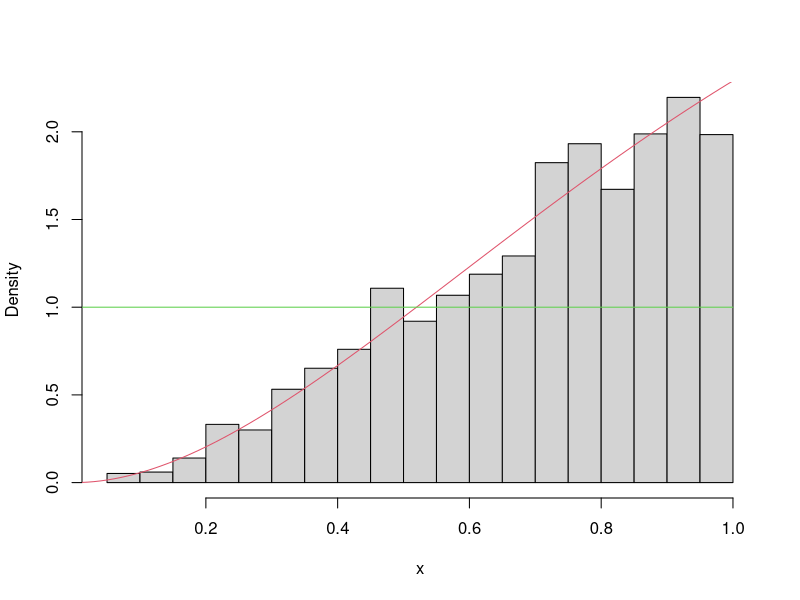
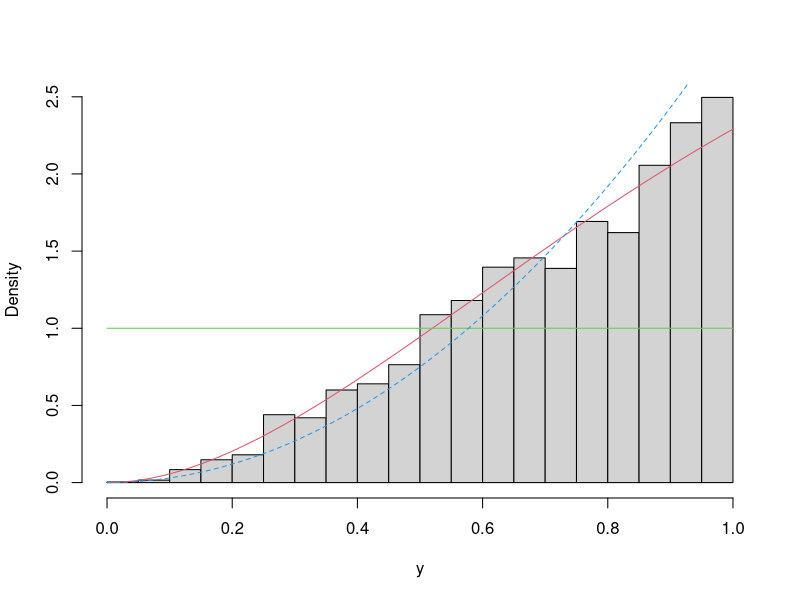
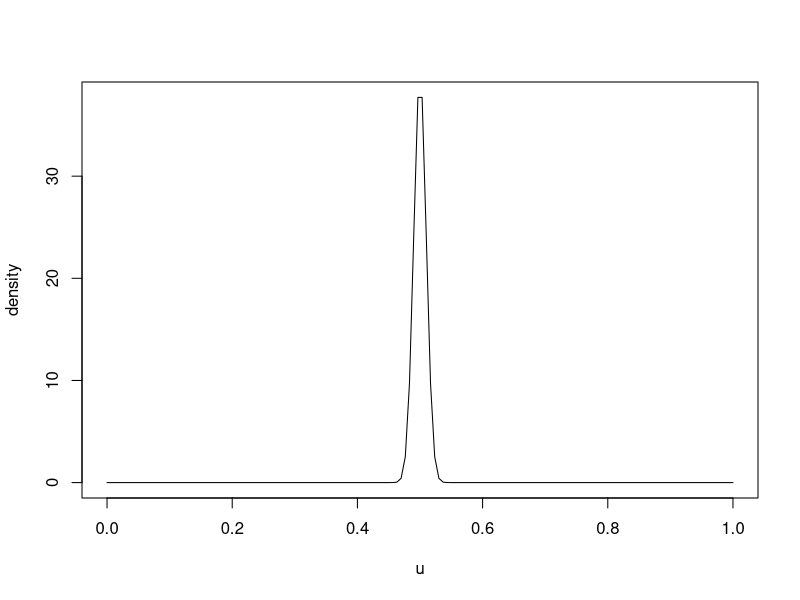
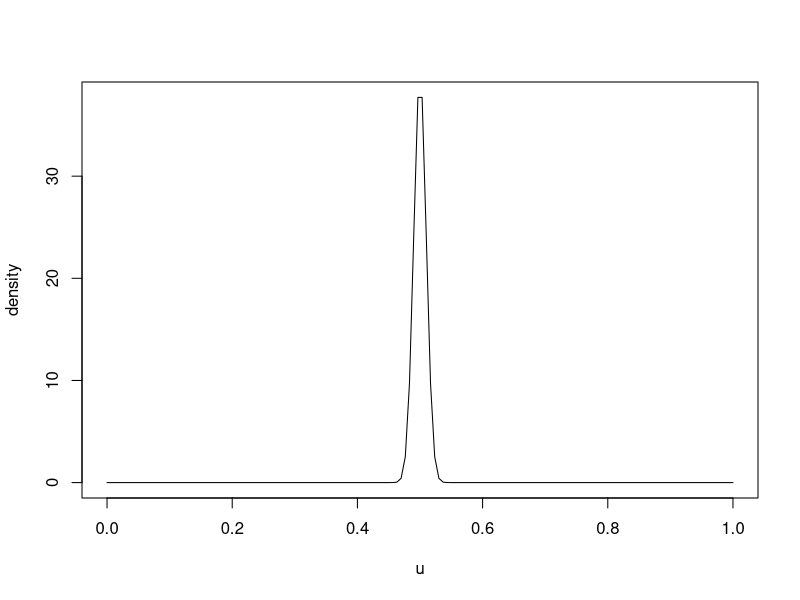
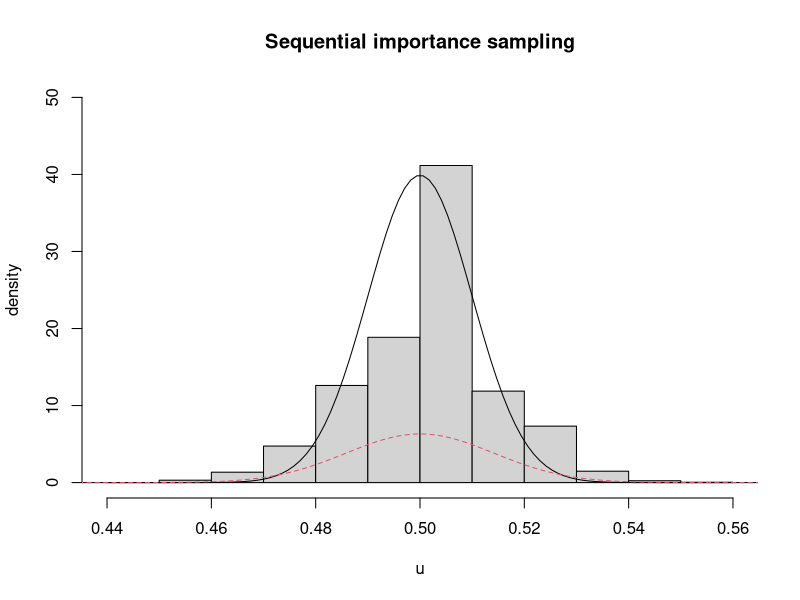

These charts were generated, in order, by the following R code:

# 1 -----------------------------------------------------------------------

# F(x) propto x^2e^-x, 0<=x<=1. 
# Rejection sampling.
# Maximum at x = 1 of e^-1 ≈ 2.7 


# a)
samp <- function(N){
  out = c()
  K = exp(-1)
  while(length(out) < N){
    x = runif(N) # Sampling distribution
    y = runif(N,0,K) 
    index = (y < x^2*exp(-x)) # Accept?
    out=c(out,x[index])
  }
  return(out);
}

out=samp(5000)


# Now implemented through importance sampling.
N = 5000
x = runif(N) # Sample distribution
w = x^2*exp(-x) # Compute weights
w = w/sum(w) # Normalize the weights.

# b)
# Compare density estimates and estimates of the distributional means 
# between importance and rejection sampling.

# Can obtain unweighted samples by sampling repeatedly from the empirical distribution (w,theta)
x.noweight=sample(x, 5000, replace=T, prob=w)
hist(x.noweight,probability=T,xlab="x",ylab="Density",main="")
xx=seq(0,1,length=100)
lines(xx,dgamma(xx,3,1)/pgamma(1,3,1),col=2)
lines(c(0,1),c(1,1),col=3)

cat("Rejection sampling mean:",mean(out),"\n")
cat("Importance sampling mean:",sum(w*x),"\n")
cat("Importance sampling mean (unweighted):",mean(x.noweight),"\n")


# 1c ----------------------------------------------------------------------
# Sample from f(x) using a different importance sampling distribution, 
# and compare the efficiency of this to the samples obtained in (a) through the effective sample size. 
# Which sampling distribution was more efficient, and why?
# Use another sampling distribution. Compare with a) 
a=3
b=1
y = rbeta(5000,a,b) # Another sampling distribution.
w2 = y^2*exp(-y)/dbeta(y,a,b)
w2 = w2/sum(w2)
y.noweight = sample(y, 5000, replace=T, prob = w2)
hist(y.noweight,probability=T,xlab="y",ylab="Density",main="",xlim=c(0,1))
xx=seq(0,1,length=100)
lines(xx,dgamma(xx,3,1)/pgamma(1,3,1),col=2)
lines(c(0,1),c(1,1),col=3)
lines(xx,dbeta(xx,a,b),col=4,lty=2)
cat("ESS (uniform g) =",1/sum(w^2),"\n")
cat("ESS (beta g) =",1/sum(w2^2),"\n")
# clearly a more efficient estimator under the Beta(3,1) prior.

# 3 -----------------------------------------------------------------------
# Sequential importance sampling framework.

# a)
# Using importance sampling with g(x) given by U(0,1), draw 1000 weighted samples
# from f(x). What is the effective sample size?

rm(list=ls())
par(mfrow=c(1,1))

xx=seq(0,1,length=150)
plot(xx,dnorm(xx,0.5,0.01),type='l',xlab="u",ylab="density")
u=runif(1000)
w=dnorm(u,0.5,0.01)
ess=function(w) { W=w/sum(w); return(1/sum(W^2))}
cat("The ESS is",ess(w),"\n")
# 32.65/1000 = 3.2% efficiency.

# Many of the importance weights will be small, 
# but those that are drawn in the region of high density will be large, 
# and so the variance of the weights will be large. 
# Accordingly we will have a low effective sample size in this setting. 

# b) 
# How many samples do you need before your effective sample size is larger than 5000?
xx=seq(0,1,length=150)
plot(xx,dnorm(xx,0.5,0.01),type='l',xlab="u",ylab="density")
u=runif(150000)
w=dnorm(u,0.5,0.01)
ess=function(w) { W=w/sum(w); return(1/sum(W^2))}
cat("The ESS is",ess(w),"\n")
# Trial and error -> ≈ 150 000 samples.

# c)
# Try sequential importance sampling.

# Sample from f(x)^(p) using uniform sample distribution.
p=0.5
u=runif(1000)
w=dnorm(u,0.5,0.01)^p
cat("The ESS is",ess(w),"\n") # ESS ≈ 48
xx=seq(0,1,length=850)

a=sample(u,10000,replace=T,prob=w/sum(w))
hist(a,xlab="u",ylab="density",probability=T,ylim=c(0,50),
     main="Sequential importance sampling")
lines(xx,dnorm(xx,0.5,0.01),type='l')
lines(xx,dnorm(xx,0.5,0.01)^p,lty=2,col=2)

# Construct a new importance sampling distribution that is a normal approximation of the 
# weighted samples from f(x)^(1/2) and sample from  f(x) using this.
m.a=mean(a)
sd.a=sd(a)
x=rnorm(1000,m.a,sd.a)
w2=dnorm(x,0.5,0.01)/dnorm(x,m.a,sd.a)
cat("The ESS is",ess(w2),"\n") # ESS ≈ 904

# d)
# How many samples are needed (including the initial 1000) to obtain samples from
# f(x) with an effect sample size of more than 5000?
N=5000/ess(w2)*1000 * 1.05# Guess how many needed and add 5%
x=rnorm(N,m.a,sd.a)
w3=dnorm(x,0.5,0.01)/dnorm(x,m.a,sd.a)
cat("The ESS is",ess(w3),"(N =",N+1000,")\n")

# e)
# Which procedure is more efficient?
# It takes approximately 6842.88  samples to get an ESS of 5,000 under the two stage procedure, 
# compared to about 150 000 samples in a single stage procedure.

# Sequential importance sampling aims to break down potentially 
# inefficient importance sampling stages into a sequence of more 
# efficient ones in order to control the variability of the importance weights.
